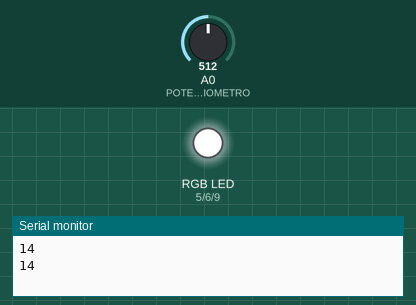
This sketch was run on a simulated Arduino Uno, built with avr-gcc and run on an emulated ATmega328P. Parts: an RGB LED mixed from three pins (HIGH = lit), the last lines printed to the serial monitor. The test bench sets the inputs (shaded band); at power-on: A0 (POTENCIOMETRO) = 512. Dim RGB values are drawn brighter than linear.

Above: at 3.5 s.
3.6 s: A0 (POTENCIOMETRO) set to 122
At 4.2 s:
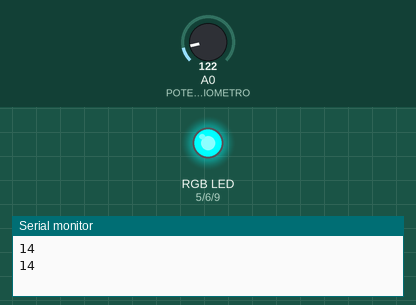
7.2 s: A0 (POTENCIOMETRO) set to 0
At 7.26 s:
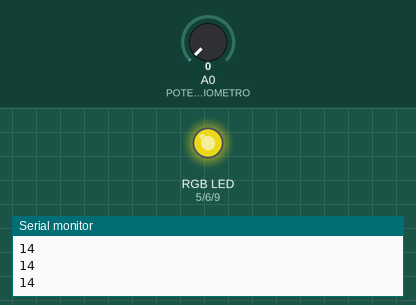
Timing chart, 0 to 16.8 s (numbered marks = the images above; inputs shaded):
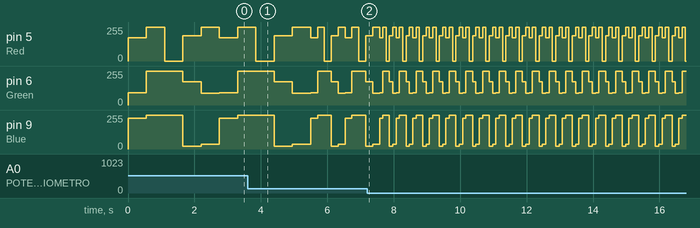

The sketch:

INTENSIDAD_DE_RGB.ino
```cpp
/*
 * FUNDACIÓN KINAL
 * CENTRO EDUCATIVO TECNICO LABORAL KINAL
 * Electronica
 * Grado: Quinto
 * Sección: A
 * CURSO: Taller de electronica digital y reparacion de computadoras I
 * LANDON REYES BATEN
 * 2022012
 */

#define POTENCIOMETRO  A0
#define Red   5
#define Green  6
#define Blue  9

int pyme;
int colores(int R, int G, int B);

void setup() {
  Serial.begin(9600);

  pinMode(Red,OUTPUT);
  pinMode(Blue,OUTPUT);
  pinMode(Green,OUTPUT);

}

void loop() {
  pyme = map(analogRead(POTENCIOMETRO),0,1023,100,1000);
  Serial.println(POTENCIOMETRO);

  colores(174,92,230);
  delay(pyme);

  colores(255,255,255);
  delay(pyme);

  colores(0,255,255);
  delay(pyme);

  colores(189,174,20);
  delay(pyme);

  colores(255,87,35);
  delay(pyme);

}
int colores(int R, int G, int B){
  analogWrite(Red,R);
  analogWrite(Green,G);
  analogWrite(Blue, B);
}
```

Measured:
- by itself, pin 5 (Red): repeats every 0.50 s: 174/255 0.10 s, 255/255 0.10 s, 0/255 0.10 s, 189/255 0.10 s, 255/255 0.10 s
- by itself, pin 6 (Green): repeats every 0.50 s: 92/255 0.10 s, 255/255 0.20 s, 174/255 0.10 s, 87/255 0.10 s
- by itself, pin 9 (Blue): repeats every 0.50 s: 230/255 0.10 s, 255/255 0.20 s, 20/255 0.10 s, 35/255 0.10 s
